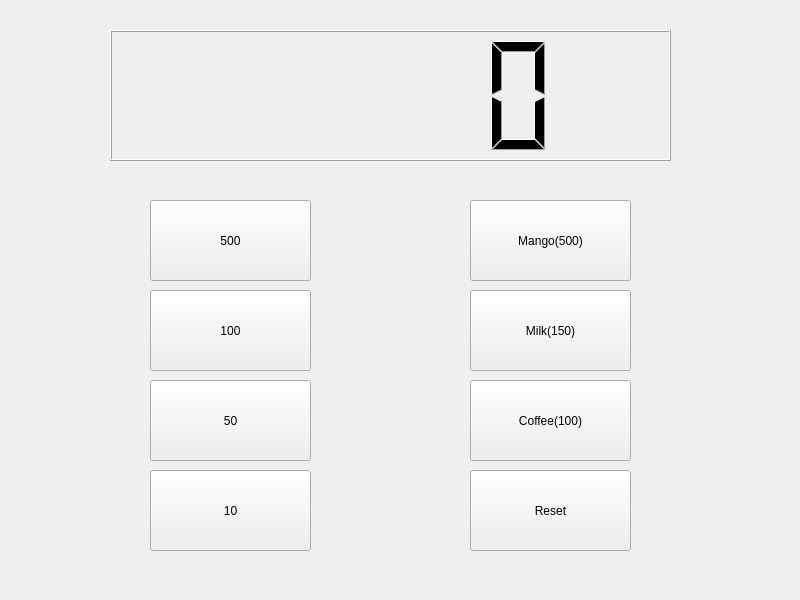
<?xml version="1.0" encoding="UTF-8"?>
<ui version="4.0">
 <class>Widget</class>
 <widget class="QWidget" name="Widget">
  <property name="geometry">
   <rect>
    <x>0</x>
    <y>0</y>
    <width>800</width>
    <height>600</height>
   </rect>
  </property>
  <property name="windowTitle">
   <string>Widget</string>
  </property>
  <widget class="QLCDNumber" name="lcdNumber">
   <property name="geometry">
    <rect>
     <x>110</x>
     <y>30</y>
     <width>561</width>
     <height>131</height>
    </rect>
   </property>
  </widget>
  <widget class="QPushButton" name="pb500">
   <property name="geometry">
    <rect>
     <x>150</x>
     <y>200</y>
     <width>161</width>
     <height>81</height>
    </rect>
   </property>
   <property name="text">
    <string>500</string>
   </property>
  </widget>
  <widget class="QPushButton" name="pb100">
   <property name="geometry">
    <rect>
     <x>150</x>
     <y>290</y>
     <width>161</width>
     <height>81</height>
    </rect>
   </property>
   <property name="text">
    <string>100</string>
   </property>
  </widget>
  <widget class="QPushButton" name="pb50">
   <property name="geometry">
    <rect>
     <x>150</x>
     <y>380</y>
     <width>161</width>
     <height>81</height>
    </rect>
   </property>
   <property name="text">
    <string>50</string>
   </property>
  </widget>
  <widget class="QPushButton" name="pb10">
   <property name="geometry">
    <rect>
     <x>150</x>
     <y>470</y>
     <width>161</width>
     <height>81</height>
    </rect>
   </property>
   <property name="text">
    <string>10</string>
   </property>
  </widget>
  <widget class="QPushButton" name="pbCoffee">
   <property name="geometry">
    <rect>
     <x>470</x>
     <y>380</y>
     <width>161</width>
     <height>81</height>
    </rect>
   </property>
   <property name="text">
    <string>Coffee(100)</string>
   </property>
  </widget>
  <widget class="QPushButton" name="pbMilk">
   <property name="geometry">
    <rect>
     <x>470</x>
     <y>290</y>
     <width>161</width>
     <height>81</height>
    </rect>
   </property>
   <property name="text">
    <string>Milk(150)</string>
   </property>
  </widget>
  <widget class="QPushButton" name="pbMango">
   <property name="geometry">
    <rect>
     <x>470</x>
     <y>200</y>
     <width>161</width>
     <height>81</height>
    </rect>
   </property>
   <property name="text">
    <string>Mango(500)</string>
   </property>
  </widget>
  <widget class="QPushButton" name="pbReset">
   <property name="geometry">
    <rect>
     <x>470</x>
     <y>470</y>
     <width>161</width>
     <height>81</height>
    </rect>
   </property>
   <property name="text">
    <string>Reset</string>
   </property>
  </widget>
 </widget>
 <resources/>
 <connections/>
</ui>
